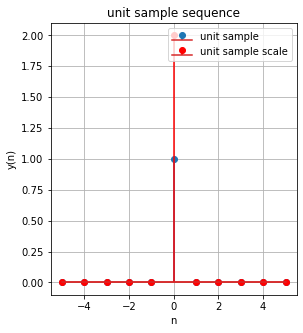

Source code (Python):
import numpy as np 
import matplotlib.pyplot as plt

#samples
n= np.arange(-5,6,1, dtype=int)

#unit sample sequence 
unit_sample =np.where(n==0,1,0)

#scaling sequence
scaling_factor =2 
unit_sample_scale=unit_sample*scaling_factor

plt.figure(figsize=(15,5))
plt.subplot(1,3,1)
plt.stem(n,unit_sample,label='unit sample')
plt.stem(n,unit_sample_scale,label='unit sample scale',linefmt='r',markerfmt='ro')
plt.title('unit sample sequence')
plt.xlabel('n')
plt.ylabel('y(n)')
plt.grid(True)
plt.legend()
